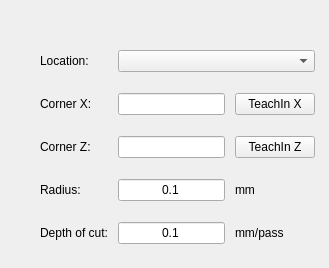
   <widget class="QWidget" name="pageRadius">
    <widget class="QWidget" name="gridLayoutWidget_7">
     <property name="geometry">
      <rect>
       <x>35</x>
       <y>35</y>
       <width>285</width>
       <height>224</height>
      </rect>
     </property>
     <layout class="QGridLayout" name="gridLayout_8">
      <property name="leftMargin">
       <number>5</number>
      </property>
      <property name="rightMargin">
       <number>5</number>
      </property>
      <property name="horizontalSpacing">
       <number>10</number>
      </property>
      <item row="1" column="2">
       <widget class="TeachInLineEdit" name="radiusCornerX">
        <property name="alignment">
         <set>Qt::AlignRight|Qt::AlignTrailing|Qt::AlignVCenter</set>
        </property>
        <property name="referenceType" stdset="0">
         <number>1</number>
        </property>
        <property name="axisNumber" stdset="0">
         <number>0</number>
        </property>
        <property name="inchFormat" stdset="0">
         <string>%9.4f</string>
        </property>
        <property name="millimeterFormat" stdset="0">
         <string>%10.3f</string>
        </property>
        <property name="degreeFormat" stdset="0">
         <string>%10.2f</string>
        </property>
        <property name="latheMode" stdset="0">
         <number>2</number>
        </property>
       </widget>
      </item>
      <item row="5" column="0">
       <widget class="QLabel" name="label_22">
        <property name="styleSheet">
         <string notr="true">font: 11pt &quot;Noto Sans&quot;;</string>
        </property>
        <property name="text">
         <string>Depth of cut:</string>
        </property>
       </widget>
      </item>
      <item row="1" column="3">
       <widget class="QPushButton" name="radiusTeachXBtn">
        <property name="text">
         <string>TeachIn X</string>
        </property>
       </widget>
      </item>
      <item row="0" column="2" colspan="2">
       <widget class="VCPSettingsComboBox" name="radiusLocation">
        <property name="layoutDirection">
         <enum>Qt::LeftToRight</enum>
        </property>
        <property name="styleSheet">
         <string notr="true">font: 11pt &quot;Noto Sans&quot;;</string>
        </property>
        <property name="settingName" stdset="0">
         <string>quick-cycles.radius-location</string>
        </property>
       </widget>
      </item>
      <item row="3" column="3">
       <widget class="QLabel" name="label_52">
        <property name="styleSheet">
         <string notr="true">font: 11pt &quot;Noto Sans&quot;;</string>
        </property>
        <property name="text">
         <string>mm</string>
        </property>
       </widget>
      </item>
      <item row="3" column="0">
       <widget class="QLabel" name="label_19">
        <property name="styleSheet">
         <string notr="true">font: 11pt &quot;Noto Sans&quot;;</string>
        </property>
        <property name="text">
         <string>Radius:</string>
        </property>
       </widget>
      </item>
      <item row="0" column="0">
       <widget class="QLabel" name="label_58">
        <property name="styleSheet">
         <string notr="true">font: 11pt &quot;Noto Sans&quot;;</string>
        </property>
        <property name="text">
         <string>Location:</string>
        </property>
       </widget>
      </item>
      <item row="2" column="3">
       <widget class="QPushButton" name="radiusTeachZBtn">
        <property name="text">
         <string>TeachIn Z</string>
        </property>
       </widget>
      </item>
      <item row="1" column="0">
       <widget class="QLabel" name="label_57">
        <property name="styleSheet">
         <string notr="true">font: 11pt &quot;Noto Sans&quot;;</string>
        </property>
        <property name="text">
         <string>Corner X:</string>
        </property>
       </widget>
      </item>
      <item row="2" column="2">
       <widget class="TeachInLineEdit" name="radiusCornerZ">
        <property name="alignment">
         <set>Qt::AlignRight|Qt::AlignTrailing|Qt::AlignVCenter</set>
        </property>
        <property name="referenceType" stdset="0">
         <number>1</number>
        </property>
        <property name="axisNumber" stdset="0">
         <number>2</number>
        </property>
        <property name="inchFormat" stdset="0">
         <string>%9.4f</string>
        </property>
        <property name="millimeterFormat" stdset="0">
         <string>%10.3f</string>
        </property>
        <property name="degreeFormat" stdset="0">
         <string>%10.2f</string>
        </property>
        <property name="latheMode" stdset="0">
         <number>0</number>
        </property>
       </widget>
      </item>
      <item row="5" column="2">
       <widget class="VCPSettingsLineEdit" name="radiusDoc">
        <property name="styleSheet">
         <string notr="true">font: 11pt &quot;Noto Sans&quot;;</string>
        </property>
        <property name="text">
         <string>0.1</string>
        </property>
        <property name="alignment">
         <set>Qt::AlignCenter</set>
        </property>
        <property name="settingName" stdset="0">
         <string>smart_numpad.quick-cycles-doc</string>
        </property>
        <property name="textFormat" stdset="0">
         <string/>
        </property>
       </widget>
      </item>
      <item row="3" column="2">
       <widget class="VCPSettingsLineEdit" name="radiusValue">
        <property name="styleSheet">
         <string notr="true">font: 11pt &quot;Noto Sans&quot;;</string>
        </property>
        <property name="text">
         <string>0.1</string>
        </property>
        <property name="alignment">
         <set>Qt::AlignCenter</set>
        </property>
        <property name="settingName" stdset="0">
         <string>smart_numpad.quick-cycles-radius</string>
        </property>
        <property name="textFormat" stdset="0">
         <string/>
        </property>
       </widget>
      </item>
      <item row="2" column="0">
       <widget class="QLabel" name="label_55">
        <property name="styleSheet">
         <string notr="true">font: 11pt &quot;Noto Sans&quot;;</string>
        </property>
        <property name="text">
         <string>Corner Z:</string>
        </property>
       </widget>
      </item>
      <item row="5" column="3">
       <widget class="QLabel" name="label_59">
        <property name="styleSheet">
         <string notr="true">font: 11pt &quot;Noto Sans&quot;;</string>
        </property>
        <property name="text">
         <string>mm/pass</string>
        </property>
       </widget>
      </item>
     </layout>
    </widget>
   </widget>
